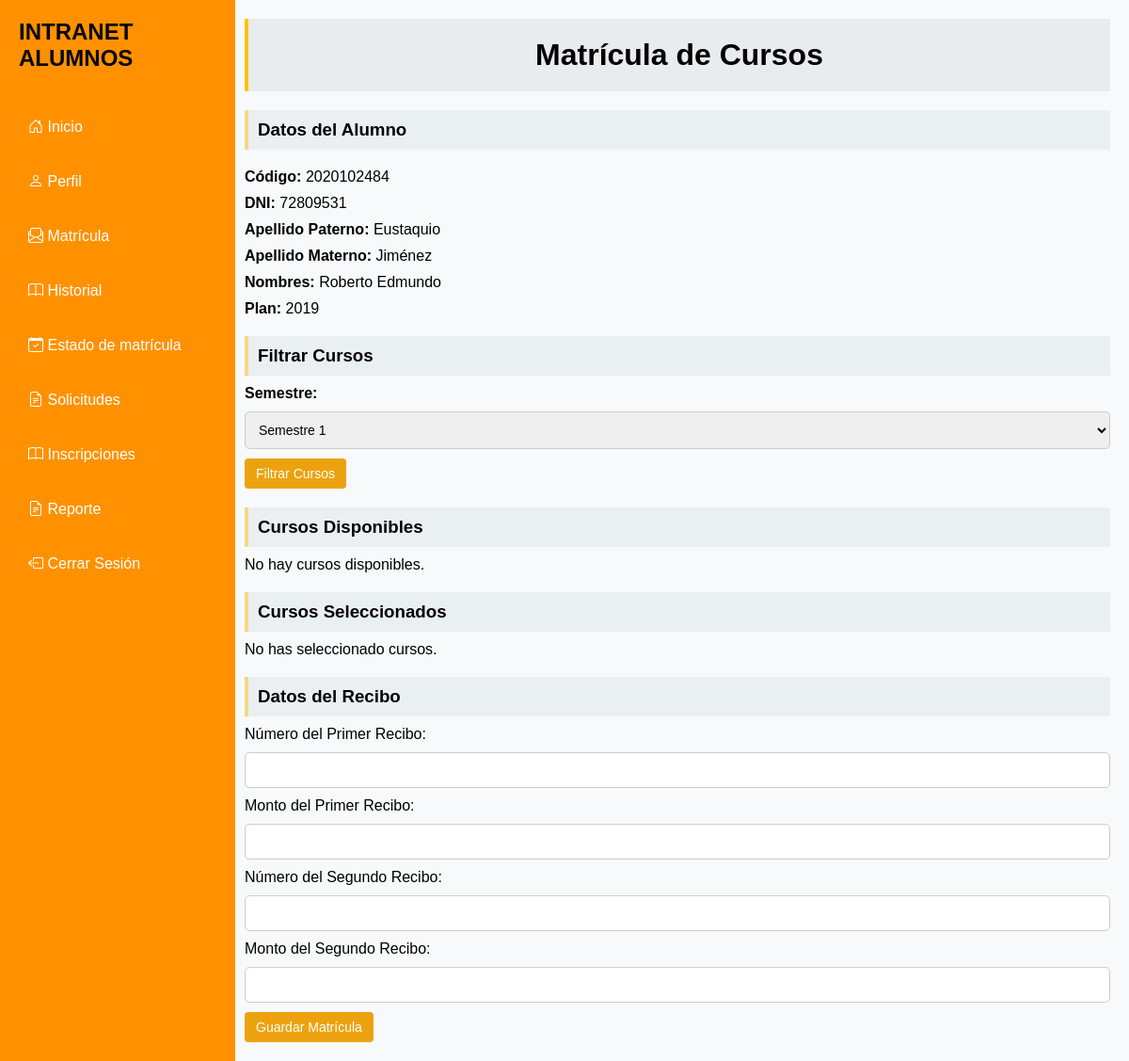
The page /matricula/ (signed in) on the database its author committed.
### App/models.py (models this page shows, shortened)
class Alumno(models.Model):
    id_alumno = models.AutoField(primary_key=True)
    codigo = models.CharField(max_length=10, default=1)
    plan = models.ForeignKey(Plan, on_delete=models.CASCADE)
    nombres = models.CharField(max_length=100)
    apellido_paterno = models.CharField(max_length=100)
    apellido_materno = models.CharField(max_length=100)
    dni = models.CharField(max_length=8)
    correo = models.EmailField(max_length=100)
    celular = models.CharField(max_length=9)
    escuela = models.ForeignKey(Escuela, on_delete=models.CASCADE)
    anio = models.IntegerField(default=1)

class Plan (models.Model):
    id_plan = models.AutoField(primary_key=True)
    nombre_plan = models.CharField(max_length=100)
    def __str__(self):
        return self.nombre_plan

### App/views.py (the view, shortened to what this page needs)
# urls.py: path('matricula/', views.matricula, name='matricula'),
@login_required
@alumno_required
def matricula(request):
    usuario = request.user
    alumno = get_object_or_404(Usuario, username=usuario.username).alumno
    form_filtrar = FiltrarCursosForm()
    form_matricula = MatriculaForm()
    cursos_disponibles = []
    cursos_seleccionados = request.session.get('cursos_seleccionados', [])
    cursos_en_canasta = Curso.objects.filter(id__in=cursos_seleccionados)
    creditos_actuales = sum(curso.creditos for curso in cursos_en_canasta)
    return render(request, 'matricula.html', {
        'form_filtrar': form_filtrar,
        'form_matricula': form_matricula,
        'alumno': alumno,
        'cursos_disponibles': cursos_disponibles,
        'cursos_seleccionados': cursos_en_canasta,
        'creditos_actuales': creditos_actuales,
    })

### App/forms.py
class FiltrarCursosForm(forms.Form):
    semestre = forms.ChoiceField(label="Semestre:", choices=[('1', 'Semestre 1'), ('2', 'Semestre 2')])

class MatriculaForm(forms.Form):
    numero_recibo1 = forms.CharField(label='Número del Primer Recibo: ', max_length=20, required=True)
    monto_recibo1 = forms.DecimalField(label='Monto del Primer Recibo: ', max_digits=10, decimal_places=2, required=True)
    numero_recibo2 = forms.CharField(label='Número del Segundo Recibo: ', max_length=20, required=True)
    monto_recibo2 = forms.DecimalField(label='Monto del Segundo Recibo: ', max_digits=10, decimal_places=2, required=True)

### App/templates/matricula.html (shortened to what this page needs)
{% extends 'base.html' %}
{% block content %}
  <div class="Datos_Matricula">
    <h1>Matrícula de Cursos</h1>
    <div class="Datos_Alumno">
      <h3>Datos del Alumno</h3>
      <p><strong>Código:</strong> {{ alumno.codigo }}</p>
      <p><strong>DNI:</strong> {{ alumno.dni }}</p>
      <p><strong>Apellido Paterno:</strong> {{ alumno.apellido_paterno }}</p>
      <p><strong>Apellido Materno:</strong> {{ alumno.apellido_materno }}</p>
      <p><strong>Nombres:</strong> {{ alumno.nombres }}</p>
      <p><strong>Plan:</strong> {{ alumno.plan }}</p>
    </div>
    <div>
      <h3>Filtrar Cursos</h3>
      <form method="POST">
        <strong>{{ form_filtrar.semestre.label }}</strong>{{ form_filtrar.semestre }}
        <button type="submit" name="filtrar_cursos" class="btn-filter">Filtrar Cursos</button>
      </form>
    </div>
    <div>
      <h3>Cursos Disponibles</h3>
      {% if cursos_disponibles %}
      <table class="tabla-canasta">
        <thead>
          <tr>
            <th>Código</th>
            <th>Turno</th>
            <th>Sección</th>
            <th>Asignaturas</th>
            <th>Créditos</th>
            <th>Acción</th>
          </tr>
        </thead>
        <tbody>
          {% for curso in cursos_disponibles %}
          <tr>
            <td>{{ curso.codigo }}</td>
            <td>{{ curso.turno }}</td>
            <td>{{ curso.seccion }}</td>
            <td>{{ curso.nombre_curso }}</td>
            <td>{{ curso.creditos }}</td>
            <td>
              <form method="POST">
                {% csrf_token %}
                <input type="hidden" name="curso_id" value="{{ curso.id }}">
                <button type="submit" class="btn-add">Añadir</button>
              </form>
            </td>
          </tr>
          {% endfor %}
        </tbody>
      </table>
      {% else %}
      <p>No hay cursos disponibles.</p>
      {% endif %}
    </div>
    <div>
      <h3>Cursos Seleccionados</h3>
      {% if cursos_seleccionados %}
      <table class="tabla-canasta">
        <thead>
          <tr>
            <th>Código</th>
            <th>Turno</th>
            <th>Sección</th>
            <th>Asignaturas</th>
            <th>Créditos</th>
            <th>Acción</th>
          </tr>
        </thead>
        <tbody>
          {% for curso in cursos_seleccionados %}
          <tr>
            <td>{{ curso.codigo }}</td>
            <td>{{ curso.turno }}</td>
            <td>{{ curso.seccion }}</td>
            <td>{{ curso.nombre_curso }}</td>
            <td>{{ curso.creditos }}</td>
            <td>
              <form method="POST">
                {% csrf_token %}
                <input type="hidden" name="eliminar_curso_id" value="{{ curso.id }}">
                <button type="submit" class="btn-eliminar">Eliminar</button>
              </form>
            </td>
          </tr>
          {% endfor %}
        </tbody>
      </table>
      {% else %}
      <p>No has seleccionado cursos.</p>
      {% endif %}
    </div>
    <div>
      <h3>Datos del Recibo</h3>
      <form method="POST">
        {{ form_matricula.numero_recibo1.label }} {{ form_matricula.numero_recibo1 }}
        {{ form_matricula.monto_recibo1.label }} {{ form_matricula.monto_recibo1 }}
        {{ form_matricula.numero_recibo2.label }} {{ form_matricula.numero_recibo2 }}
        {{ form_matricula.monto_recibo2.label }} {{ form_matricula.monto_recibo2 }}
        <button type="submit" name="guardar_matricula" class="btn-filter">Guardar Matrícula</button>
      </form>
    </div>
  </div>
{% endblock %}

### App/templates/base.html (style rules this page uses)
* { margin: 0; padding: 0; box-sizing: border-box; font-family: Arial, sans-serif; }
body { display: flex; min-height: 100vh; }
.Datos_Matricula h1, .Historial_Matricula h1 { background-color: #e9ecef; padding: 20px; border-left: 4px solid #ffc107; text-align: center; }
.Datos_Matricula h3, .Historial_Matricula h3 { background-color: #eaf0f2; padding: 10px; border-left: 4px solid #f4d883; margin-bottom: 10px; }
.Datos_Matricula, .Historial_Matricula { width: calc(100% - 240px); margin-left: 240px; margin-top: -20px; padding: 20px; display: flex; flex-direction: column; gap: 20px; }
.Datos_Matricula input { width: 30%; margin-bottom: 10px; padding: 5px; }
.Datos_Matricula .Datos_Alumno { display: flex; flex-direction: column; gap: 10px; }
.Datos_Matricula input[type="text"], input[type="number"], input[type="date"], select { width: 100%; padding: 10px; margin: 10px 0px; border: 1px solid #ccc; border-radius: 5px; font-size: 14px; }
.btn-filter { background-color: #eca20e; color: white; border: none; padding: 8px 12px; cursor: pointer; border-radius: 4px; font-size: 14px; }

### rows shown on the page
Alumno: codigo "2020102484", dni "72809531", apellido_paterno "Eustaquio", apellido_materno "Jiménez", nombres "Roberto Edmundo", plan "2019"
